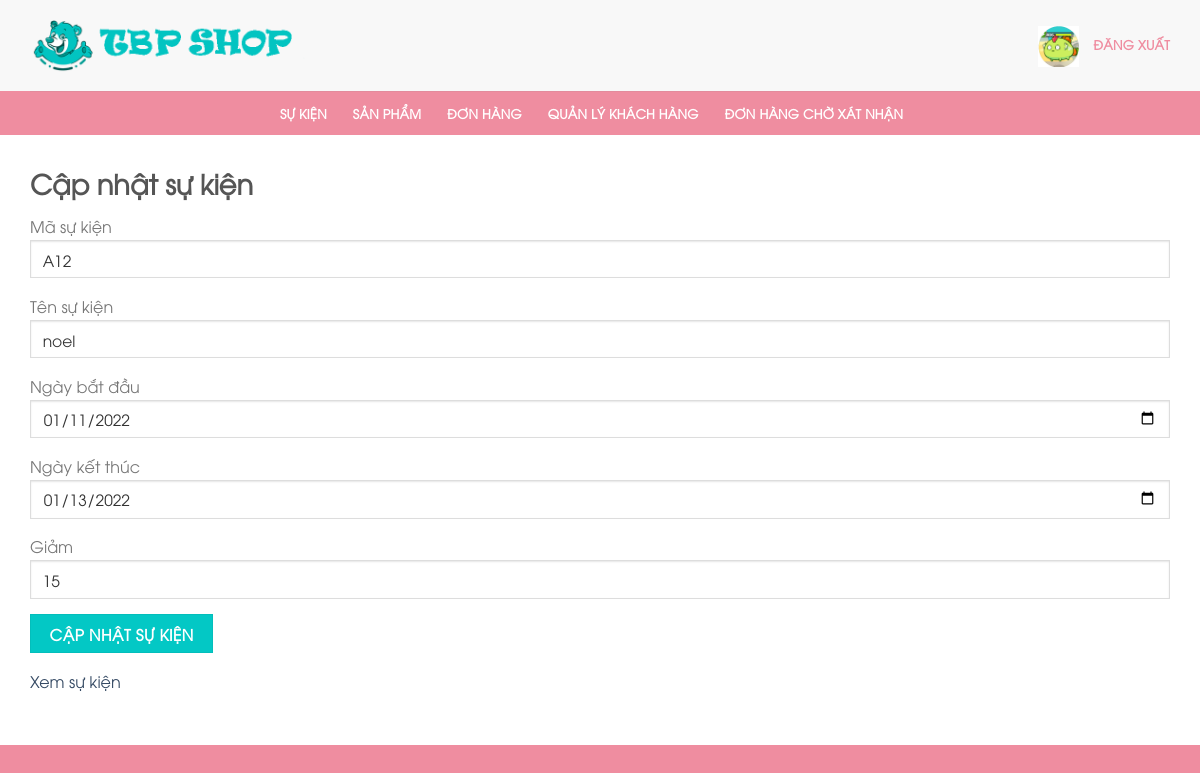
The app's page /edit_event.php?edit=A12 with its own data.
### tables this page shows
CREATE TABLE `event` (
  `ID` varchar(100) NOT NULL,
  `Event` varchar(100) NOT NULL,
  `Start_date` varchar(12) NOT NULL,
  `End_end` varchar(12) NOT NULL,
  `Discount` int(11) NOT NULL,
  `Status` varchar(100) NOT NULL DEFAULT 'true'
);

### event.php (called while the page is built, shortened)
<?php
class event {
     public function seach($conn){
        $id = $_GET['edit'];
        $sql = "SELECT * FROM event where  ID='$id'";
        $result = $conn->query($sql);
        return $result;
    }
}

### edit_event.php (the view, shortened to what this page needs)
<!DOCTYPE html>
<html lang="vi" class="loading-site no-js">
    <head>
        <link rel='stylesheet' id='wp-block-library-css'
              href='includes/css/dist/block-library/style.min234e.css?ver=5.5.7' type='text/css' media='all' />
        <link rel='stylesheet' id='wc-block-vendors-style-css'
              href='content/plugins/woocommerce/packages/woocommerce-blocks/build/vendors-style6b00.css?ver=3.4.0'
              type='text/css' media='all' />
        <link rel='stylesheet' id='wc-block-style-css'
              href='content/plugins/woocommerce/packages/woocommerce-blocks/build/style6b00.css?ver=3.4.0' type='text/css'
              media='all' />
        <link rel='stylesheet' id='contact-form-7-css'
              href='content/plugins/contact-form-7/includes/css/stylesde54.css?ver=5.3' type='text/css' media='all' />
        <link rel='stylesheet' id='wcva-shop-frontend-css'
              href='content/plugins/woocommerce-colororimage-variation-select/css/shop-frontend234e.css?ver=5.5.7'
              type='text/css' media='all' />
        <link rel='stylesheet' id='dashicons-css' href='includes/css/dashicons.min234e.css?ver=5.5.7' type='text/css'
              media='all' />
        <link rel='stylesheet' id='flatsome-ionicons-css'
              href='../maxcdn.bootstrapcdn.com/font-awesome/4.7.0/css/font-awesome.min234e.css?ver=5.5.7' type='text/css'
              media='all' />
        <link rel='stylesheet' id='flatsome-icons-css'
              href='content/themes/flatsome/assets/css/fl-iconsae34.css?ver=3.12' type='text/css' media='all' />
        <link rel='stylesheet' id='flatsome-main-css'
              href='content/themes/flatsome/assets/css/flatsomee56c.css?ver=3.12.2' type='text/css' media='all' />
        <link rel='stylesheet' id='flatsome-shop-css'
              href='content/themes/flatsome/assets/css/flatsome-shope56c.css?ver=3.12.2' type='text/css' media='all' />
        <link rel='stylesheet' id='flatsome-style-css' href='content/themes/web-khoi-nghiep/style6aec.css?ver=3.0'
              type='text/css' media='all' />
        <link rel="stylesheet" href="./admin/css/css.css">
    </head>
    <body
        <div class="home page-template page-template-page-blank page-template-page-blank-php page page-id-41 theme-flatsome woocommerce-no-js lightbox nav-dropdown-has-arrow">
            <div id="wrapper">
                <header id="header" class="header has-sticky sticky-jump">
                    <div class="header-wrapper">
                        <div id="masthead" class="header-main hide-for-sticky">
                            <div class="header-inner flex-row container logo-left medium-logo-center" role="navigation">
                                <div id="logo" class="flex-col logo">
                                    <a href="admin.php" title="Gấu bông siêu đẹp - Một trang web mới Của TBP.Shop"
                                       rel="home">
                                        <img width="281" height="91" src="content/uploads/2020/10/logoshop.png"
                                             class="header_logo header-logo" alt="Gấu bông siêu đẹp" /><img width="281"
                                             alt="Gấu bông siêu đẹp" /></a>
                                </div>
                                <div class="flex-col hide-for-medium flex-right">
                                    <ul class="header-nav header-nav-main nav nav-right  nav-uppercase">
                                        <li id="dangxuat" style="display: block;" title="ADMIN">
                                            <img src="admin/images/avata.png" alt="" srcset="" id="avatar">
                                            <a href="Dangnhap.php">
                                                <span id="Đăng xuất">
                                                    Đăng Xuất
                                                </span>
                                            </a>
                                        </li>
                                    </ul>
                                </div>
                            </div>
                            <div class="container">
                                <div class="top-divider full-width"></div>
                            </div>
                        </div>
                        <div id="wide-nav" class="header-bottom wide-nav nav-dark flex-has-center hide-for-medium">
                            <div class="flex-row container">
                                <div class="flex-col hide-for-medium flex-center">
                                    <ul class="nav header-nav header-bottom-nav nav-center  nav-spacing-xlarge nav-uppercase">
                                        <li id="menu-item-50"
                                            class="menu-item menu-item-type-post_type menu-item-object-page menu-item-home menu-item-50">
                                            <a href="admin.php" class="nav-top-link">Sự kiện</a></li>
                                        <li id="menu-item-583"
                                            class="menu-item menu-item-type-taxonomy menu-item-object-product_cat menu-item-583">
                                            <a href="manageproduct.php" class="nav-top-link">Sản Phẩm</a></li>
                                        <li id="menu-item-584"
                                            class="menu-item menu-item-type-taxonomy menu-item-object-product_cat menu-item-584">
                                            <a href="donhang_xatnhan.php" class="nav-top-link">Đơn hàng</a></li>
                                        <li id="menu-item-585"
                                            class="menu-item menu-item-type-taxonomy menu-item-object-product_cat menu-item-585">
                                            <a href="managecustomer.php" class="nav-top-link">Quản lý khách hàng</a>
                                        </li>
                                        <li id="menu-item-586"
                                            class="menu-item menu-item-type-taxonomy menu-item-object-product_cat menu-item-586">
                                            <a href="donhang.php" class="nav-top-link">Đơn hàng chờ xát nhận</a></li>
                                    </ul>
                                </div>
                            </div>
                        </div>
                        <div class="header-bg-container fill">
                            <div class="header-bg-image fill"></div>
                            <div class="header-bg-color fill"></div>
                        </div>
                    </div>
                </header>
                <main id="main" class="">
                    <div class="row category-page-row">
                        <div class="col large-12">
                            <div class="shop-container">
                                <div class="woocommerce-notices-wrapper">
                                    <section>
                                        <div class="noi-dung">
                                            <div class="form">
                                                <h1>Cập nhật sự kiện</h1>
                                                <?php
                                                require_once './event.php';
                                                require_once './Connett.php';
                                                $call = new event("", "", "", "", "");
                                                $results = $call->seach($conn);
                                                while ($roww = $results->fetch_assoc()) {
                                                    ?>
                                                    <form action="#" method="post" enctype="multipart/form-data">
                                                        <div class="input-form">
                                                            <span>Mã sự kiện</span>
                                                            <input type="text" class="Product_id" name="event_id" required="" value="<?php echo $roww['ID'] ?>" readonly="">
                                                        </div>
                                                        <div class="input-form">
                                                            <span>Tên sự kiện</span>
                                                            <input type="text" class="Product_name" name="event_name" required="" value="<?php echo $roww['Event'] ?>">
                                                        </div>
                                                        <div class="input-form">
                                                            <span>Ngày bắt đầu</span>
                                                            <input type="date" class="count" name="date_st" min="0" required="" value="<?php echo $roww['Start_date'] ?>">
                                                        </div>
                                                        <div class="input-form">
                                                            <span>Ngày kết thúc</span>
                                                            <input type="date" name="date_e" required="" value="<?php echo $roww['End_end'] ?>">
                                                        </div>
                                                        <div class="input-form">
                                                            <span>Giảm</span>
                                                            <input type="text" class="price" name="giam" required="" value="<?php echo $roww['Discount'] ?>" >
                                                        </div>
                                                        <div class="input-form">
                                                            <input type="submit" value="Cập nhật sự kiện" name="submit" required="">
                                                        </div>
                                                        <div class="input-form">
                                                            <a href="admin.php">Xem sự kiện</a>
                                                        </div>
                                                    </form>
                                                <?php } ?>
                                            </div>
                                    </section>
                                </div>
                            </div>
                        </div>
                    </div>
                </main>
            </div>
</body>
</html>

### content/themes/flatsome/assets/css/flatsome-shope56c.css (style rules this page uses)
.category-page-row { padding-top:30px }
.price { line-height:1 }

### content/themes/web-khoi-nghiep/style6aec.css (style rules this page uses)
html, body { overflow-x: hidden; }
body { font-family: "custom-font", sans-serif !important }
.nav > li > a { font-family: "custom-font", sans-serif !important; }
h1,h2,h3,h4,h5,h6, .heading-font { font-family: "custom-font", sans-serif !important; }

### admin/css/css.css (style rules this page uses)
.full-width .ubermenu-nav, .container, .row { max-width: 1170px }
.header-main { height: 91px }
#logo img { max-height: 91px }
#logo { width: 281px; }
.header-bottom { min-height: 44px }
.header-bg-color, .header-wrapper { background-color: rgba(249, 249, 249, 0.9) }
.header-bottom { background-color: #ef8da0 }
.header-bottom-nav>li>a { line-height: 16px }
.accordion-title.active, .has-icon-bg .icon .icon-inner, .logo a, .primary.is-underline, .primary.is-link, .badge-outline .badge-inner, .nav-outline>li.active>a, .nav-outline>li.active>a, .cart-icon strong, [data-color='primary'], .is-outline.primary { color: #03c8c5; }
.scroll-to-bullets a, .featured-title, .label-new.menu-item>a:after, .nav-pagination>li>.current, .nav-pagination>li>span:hover, .nav-pagination>li>a:hover, .has-hover:hover .badge-outline .badge-inner, button[type="submit"], .button.wc-forward:not(.checkout):not(.checkout-button), .button.submit-button, .button.primary:not(.is-outline), .featured-table .title, .is-outline:hover, .has-icon:hover .icon-label, .nav-dropdown-bold .nav-column li>a:hover, .nav-dropdown.nav-dropdown-bold>li>a:hover, .nav-dropdown-bold.dark .nav-column li>a:hover, .nav-dropdown.nav-dropdown-bold.dark>li>a:hover, .is-outline:hover, .tagcloud a:hover, .grid-tools a, input[type='submit']:not(.is-form), .box-badge:hover .box-text, input.button.alt, .nav-box>li>a:hover, .nav-box>li.active>a, .nav-pills>li.active>a, .current-dropdown .cart-icon strong, .cart-icon:hover strong, .nav-line-bottom>li>a:before, .nav-line-grow>li>a:before, .nav-line>li>a:before, .banner, .header-top, .slider-nav-circle .flickity-prev-next-button:hover svg, .slider-nav-circle .flickity-prev-next-button:hover .arrow, .primary.is-outline:hover, .button.primary:not(.is-outline), input[type='submit'].primary, input[type='submit'].primary, input[type='reset'].button, input[type='button'].primary, .badge-inner { background-color: #03c8c5; }
body { font-family: "Helvetica,Arial,sans-serif", sans-serif }
body { font-weight: 0 }
.nav>li>a { font-family: "Helvetica,Arial,sans-serif", sans-serif; }
.nav>li>a { font-weight: 700; }
h1, h2, h3, h4, h5, h6, .heading-font, .off-canvas-center .nav-sidebar.nav-vertical>li>a { font-family: "Helvetica,Arial,sans-serif", sans-serif; }
h1, h2, h3, h4, h5, h6, .heading-font, .banner h1, .banner h2 { font-weight: 700; }
.header:not(.transparent) .header-nav.nav>li>a { color: #ef8da0; }
.header:not(.transparent) .header-bottom-nav.nav>li>a { color: #ffffff; }
.absolute-footer, html { background-color: #ef8da0 }
#avatar { height: 41px; width: 41px; margin-left: 10px; margin-right: 10px; }

### edit_event.php (style rules this page uses)
:root { --primary-color: #03c8c5; }

### records on screen
event: event_id "A12", event_name "noel", date_st "01/11/2022", date_e "01/13/2022", giam "15"
